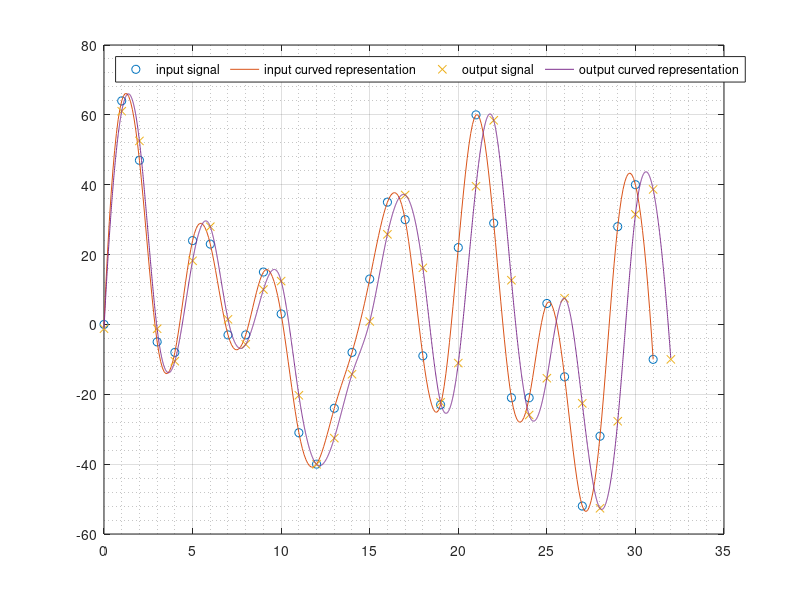

Source code (MATLAB):
in_size     =32;
out_size    =33;

%%32 samples of signal
t_in =0: 1: in_size-1;
t_out=0: 1: out_size-1;

signal_amp  =20;
sample_rate =8000;
signal_freq =[1174; 1975; 523; 1661];
in_signal   =signal_amp * sin( 2 * pi * (signal_freq/sample_rate) * t_in);
in_signal   =ceil(in_signal); %round up to integeres
in_signal   =sum(in_signal);

range      = 256;
signal_min =-128;
%%Show input signal
in_spl_x  = 0: 0.1:  in_size-1;
in_spl_y  = spline(t_in,  in_signal,  in_spl_x);
plot(t_in,      in_signal,  'o', ...
     in_spl_x,  in_spl_y);
legend({'input signal', 'input curved representation'}, ...
       'Location','northwest','Orientation','horizontal');
    grid on;
    grid minor;

%%generate sinc table
sinc_arg=zeros(out_size,in_size,'double');
sinc_val=zeros(out_size,in_size,range,'double');
for out_idx=1:out_size
    for in_idx=1:in_size
       sinc_arg(out_idx,in_idx) = pi*(out_idx*in_size/out_size-in_idx);       
       for k=1:range
          amp=((k-1)+signal_min);
          if (sinc_arg(out_idx,in_idx)==0)
              sinc_val(out_idx,in_idx,k)=amp;
          else
              sinc_val(out_idx,in_idx,k)=amp*sin(sinc_arg(out_idx,in_idx))/(sinc_arg(out_idx,in_idx));
          end
       end       
    end
end

%%apply sinc
out_signal=zeros(out_size,1,'double');
for out_idx=1:out_size
    for in_idx=1:in_size       
        k=in_signal(in_idx)-signal_min+1;
        out_signal(out_idx)= out_signal(out_idx) + sinc_val(out_idx, in_idx, k);
    end
end

%%demonstrate
out_spl_x = 0: 10/signal_freq(1): out_size-1;
out_spl_y = spline(t_out, out_signal, out_spl_x);
plot(t_in,      in_signal,  'o', ...
     in_spl_x,  in_spl_y,        ...
     t_out,     out_signal, 'x', ...
     out_spl_x, out_spl_y );
grid on;
grid minor;
lgd = legend({'input signal', 'input curved representation', ...
       'output signal', 'output curved representation',      ...
       'soft'}, ...
       'Location','northwest','Orientation','horizontal');